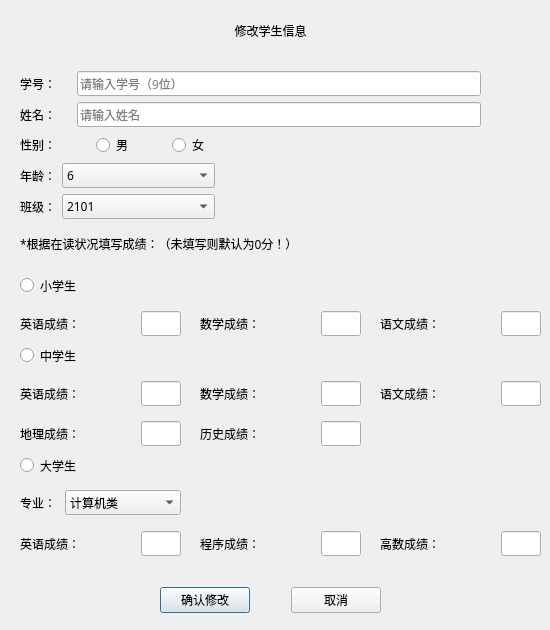
<?xml version="1.0" encoding="UTF-8"?>
<ui version="4.0">
 <class>changestu</class>
 <widget class="QDialog" name="changestu">
  <property name="geometry">
   <rect>
    <x>0</x>
    <y>0</y>
    <width>550</width>
    <height>630</height>
   </rect>
  </property>
  <property name="minimumSize">
   <size>
    <width>550</width>
    <height>630</height>
   </size>
  </property>
  <property name="maximumSize">
   <size>
    <width>550</width>
    <height>630</height>
   </size>
  </property>
  <property name="font">
   <font>
    <family>Adobe 黑体 Std R</family>
   </font>
  </property>
  <property name="windowTitle">
   <string>Dialog</string>
  </property>
  <property name="styleSheet">
   <string notr="true">background-image: url(:/images/纯色.gif);</string>
  </property>
  <widget class="QLabel" name="label_8">
   <property name="geometry">
    <rect>
     <x>20</x>
     <y>10</y>
     <width>501</width>
     <height>41</height>
    </rect>
   </property>
   <property name="styleSheet">
    <string notr="true">font: 16pt &quot;黑体&quot;;</string>
   </property>
   <property name="text">
    <string>修改学生信息</string>
   </property>
   <property name="alignment">
    <set>Qt::AlignCenter</set>
   </property>
  </widget>
  <widget class="QWidget" name="layoutWidget_5">
   <property name="geometry">
    <rect>
     <x>380</x>
     <y>310</y>
     <width>161</width>
     <height>27</height>
    </rect>
   </property>
   <layout class="QHBoxLayout" name="horizontalLayout_12" stretch="3,1">
    <item>
     <widget class="QLabel" name="label_14">
      <property name="styleSheet">
       <string notr="true">font: 10pt &quot;Agency FB&quot;;</string>
      </property>
      <property name="text">
       <string>语文成绩：</string>
      </property>
     </widget>
    </item>
    <item>
     <widget class="QLineEdit" name="stus_Cmark">
      <property name="styleSheet">
       <string notr="true">font: 10pt &quot;Agency FB&quot;;</string>
      </property>
      <property name="maxLength">
       <number>3</number>
      </property>
     </widget>
    </item>
   </layout>
  </widget>
  <widget class="QWidget" name="layoutWidget_11">
   <property name="geometry">
    <rect>
     <x>20</x>
     <y>420</y>
     <width>161</width>
     <height>27</height>
    </rect>
   </property>
   <layout class="QHBoxLayout" name="horizontalLayout_18" stretch="3,1">
    <item>
     <widget class="QLabel" name="label_20">
      <property name="styleSheet">
       <string notr="true">font: 10pt &quot;Agency FB&quot;;</string>
      </property>
      <property name="text">
       <string>地理成绩：</string>
      </property>
     </widget>
    </item>
    <item>
     <widget class="QLineEdit" name="stum_Gmark">
      <property name="styleSheet">
       <string notr="true">font: 10pt &quot;Agency FB&quot;;</string>
      </property>
      <property name="maxLength">
       <number>3</number>
      </property>
     </widget>
    </item>
   </layout>
  </widget>
  <widget class="QWidget" name="layoutWidget_7">
   <property name="geometry">
    <rect>
     <x>20</x>
     <y>380</y>
     <width>161</width>
     <height>27</height>
    </rect>
   </property>
   <layout class="QHBoxLayout" name="horizontalLayout_14" stretch="3,1">
    <item>
     <widget class="QLabel" name="label_16">
      <property name="styleSheet">
       <string notr="true">font: 10pt &quot;Agency FB&quot;;</string>
      </property>
      <property name="text">
       <string>英语成绩：</string>
      </property>
     </widget>
    </item>
    <item>
     <widget class="QLineEdit" name="stum_Emark">
      <property name="styleSheet">
       <string notr="true">font: 10pt &quot;Agency FB&quot;;</string>
      </property>
      <property name="maxLength">
       <number>3</number>
      </property>
     </widget>
    </item>
   </layout>
  </widget>
  <widget class="QWidget" name="layoutWidget_6">
   <property name="geometry">
    <rect>
     <x>200</x>
     <y>310</y>
     <width>161</width>
     <height>27</height>
    </rect>
   </property>
   <layout class="QHBoxLayout" name="horizontalLayout_13" stretch="3,1">
    <item>
     <widget class="QLabel" name="label_15">
      <property name="styleSheet">
       <string notr="true">font: 10pt &quot;Agency FB&quot;;</string>
      </property>
      <property name="text">
       <string>数学成绩：</string>
      </property>
     </widget>
    </item>
    <item>
     <widget class="QLineEdit" name="stus_Mmark">
      <property name="styleSheet">
       <string notr="true">font: 10pt &quot;Agency FB&quot;;</string>
      </property>
      <property name="maxLength">
       <number>3</number>
      </property>
     </widget>
    </item>
   </layout>
  </widget>
  <widget class="QWidget" name="layoutWidget_2">
   <property name="geometry">
    <rect>
     <x>20</x>
     <y>310</y>
     <width>161</width>
     <height>27</height>
    </rect>
   </property>
   <layout class="QHBoxLayout" name="horizontalLayout_8" stretch="3,1">
    <item>
     <widget class="QLabel" name="label_10">
      <property name="styleSheet">
       <string notr="true">font: 10pt &quot;Agency FB&quot;;</string>
      </property>
      <property name="text">
       <string>英语成绩：</string>
      </property>
     </widget>
    </item>
    <item>
     <widget class="QLineEdit" name="stus_Emark">
      <property name="styleSheet">
       <string notr="true">font: 10pt &quot;Agency FB&quot;;</string>
      </property>
      <property name="maxLength">
       <number>3</number>
      </property>
     </widget>
    </item>
   </layout>
  </widget>
  <widget class="QWidget" name="layoutWidget_8">
   <property name="geometry">
    <rect>
     <x>200</x>
     <y>380</y>
     <width>161</width>
     <height>27</height>
    </rect>
   </property>
   <layout class="QHBoxLayout" name="horizontalLayout_15" stretch="3,1">
    <item>
     <widget class="QLabel" name="label_17">
      <property name="styleSheet">
       <string notr="true">font: 10pt &quot;Agency FB&quot;;</string>
      </property>
      <property name="text">
       <string>数学成绩：</string>
      </property>
     </widget>
    </item>
    <item>
     <widget class="QLineEdit" name="stum_Mmark">
      <property name="styleSheet">
       <string notr="true">font: 10pt &quot;Agency FB&quot;;</string>
      </property>
      <property name="maxLength">
       <number>3</number>
      </property>
     </widget>
    </item>
   </layout>
  </widget>
  <widget class="QWidget" name="layoutWidget">
   <property name="geometry">
    <rect>
     <x>20</x>
     <y>530</y>
     <width>161</width>
     <height>27</height>
    </rect>
   </property>
   <layout class="QHBoxLayout" name="horizontalLayout_7" stretch="3,1">
    <item>
     <widget class="QLabel" name="label_9">
      <property name="styleSheet">
       <string notr="true">font: 10pt &quot;Agency FB&quot;;</string>
      </property>
      <property name="text">
       <string>英语成绩：</string>
      </property>
     </widget>
    </item>
    <item>
     <widget class="QLineEdit" name="stul_Emark">
      <property name="styleSheet">
       <string notr="true">font: 10pt &quot;Agency FB&quot;;</string>
      </property>
      <property name="maxLength">
       <number>3</number>
      </property>
     </widget>
    </item>
   </layout>
  </widget>
  <widget class="QWidget" name="layoutWidget_9">
   <property name="geometry">
    <rect>
     <x>380</x>
     <y>380</y>
     <width>161</width>
     <height>27</height>
    </rect>
   </property>
   <layout class="QHBoxLayout" name="horizontalLayout_16" stretch="3,1">
    <item>
     <widget class="QLabel" name="label_18">
      <property name="styleSheet">
       <string notr="true">font: 10pt &quot;Agency FB&quot;;</string>
      </property>
      <property name="text">
       <string>语文成绩：</string>
      </property>
     </widget>
    </item>
    <item>
     <widget class="QLineEdit" name="stum_Cmark">
      <property name="styleSheet">
       <string notr="true">font: 10pt &quot;Agency FB&quot;;</string>
      </property>
      <property name="maxLength">
       <number>3</number>
      </property>
     </widget>
    </item>
   </layout>
  </widget>
  <widget class="QWidget" name="layoutWidget_3">
   <property name="geometry">
    <rect>
     <x>20</x>
     <y>490</y>
     <width>471</width>
     <height>26</height>
    </rect>
   </property>
   <property name="styleSheet">
    <string notr="true">font: 10pt &quot;Agency FB&quot;;</string>
   </property>
   <layout class="QHBoxLayout" name="horizontalLayout_6" stretch="1,3,8">
    <item>
     <widget class="QLabel" name="label_7">
      <property name="styleSheet">
       <string notr="true">font: 10pt &quot;Agency FB&quot;;</string>
      </property>
      <property name="text">
       <string>专业：</string>
      </property>
     </widget>
    </item>
    <item>
     <widget class="QComboBox" name="major">
      <property name="styleSheet">
       <string notr="true">font: 10pt &quot;Agency FB&quot;;</string>
      </property>
      <item>
       <property name="text">
        <string>计算机类</string>
       </property>
      </item>
      <item>
       <property name="text">
        <string>机械类</string>
       </property>
      </item>
      <item>
       <property name="text">
        <string>自动化类</string>
       </property>
      </item>
      <item>
       <property name="text">
        <string>电子信息类</string>
       </property>
      </item>
      <item>
       <property name="text">
        <string>经济学类</string>
       </property>
      </item>
     </widget>
    </item>
    <item>
     <spacer name="horizontalSpacer_6">
      <property name="orientation">
       <enum>Qt::Horizontal</enum>
      </property>
      <property name="sizeHint" stdset="0">
       <size>
        <width>40</width>
        <height>20</height>
       </size>
      </property>
     </spacer>
    </item>
   </layout>
  </widget>
  <widget class="QWidget" name="layoutWidget_4">
   <property name="geometry">
    <rect>
     <x>20</x>
     <y>71</y>
     <width>501</width>
     <height>191</height>
    </rect>
   </property>
   <layout class="QVBoxLayout" name="verticalLayout">
    <item>
     <layout class="QHBoxLayout" name="horizontalLayout" stretch="1,8,0">
      <item>
       <widget class="QLabel" name="label">
        <property name="styleSheet">
         <string notr="true">font: 10pt &quot;Agency FB&quot;;</string>
        </property>
        <property name="text">
         <string>学号：</string>
        </property>
       </widget>
      </item>
      <item>
       <widget class="QLineEdit" name="lid">
        <property name="styleSheet">
         <string notr="true">font: 10pt &quot;Agency FB&quot;;</string>
        </property>
        <property name="maxLength">
         <number>11</number>
        </property>
        <property name="echoMode">
         <enum>QLineEdit::Normal</enum>
        </property>
        <property name="placeholderText">
         <string>请输入学号（9位）</string>
        </property>
        <property name="clearButtonEnabled">
         <bool>true</bool>
        </property>
       </widget>
      </item>
      <item>
       <spacer name="horizontalSpacer_5">
        <property name="orientation">
         <enum>Qt::Horizontal</enum>
        </property>
        <property name="sizeHint" stdset="0">
         <size>
          <width>40</width>
          <height>20</height>
         </size>
        </property>
       </spacer>
      </item>
     </layout>
    </item>
    <item>
     <layout class="QHBoxLayout" name="horizontalLayout_2" stretch="1,8,0">
      <item>
       <widget class="QLabel" name="label_2">
        <property name="styleSheet">
         <string notr="true">font: 10pt &quot;Agency FB&quot;;</string>
        </property>
        <property name="text">
         <string>姓名：</string>
        </property>
       </widget>
      </item>
      <item>
       <widget class="QLineEdit" name="lname">
        <property name="styleSheet">
         <string notr="true">font: 10pt &quot;Agency FB&quot;;</string>
        </property>
        <property name="maxLength">
         <number>5</number>
        </property>
        <property name="placeholderText">
         <string>请输入姓名</string>
        </property>
        <property name="clearButtonEnabled">
         <bool>true</bool>
        </property>
       </widget>
      </item>
      <item>
       <spacer name="horizontalSpacer_7">
        <property name="orientation">
         <enum>Qt::Horizontal</enum>
        </property>
        <property name="sizeHint" stdset="0">
         <size>
          <width>40</width>
          <height>20</height>
         </size>
        </property>
       </spacer>
      </item>
     </layout>
    </item>
    <item>
     <layout class="QHBoxLayout" name="horizontalLayout_3" stretch="1,1,1,4">
      <item>
       <widget class="QLabel" name="label_3">
        <property name="styleSheet">
         <string notr="true">font: 10pt &quot;Agency FB&quot;;</string>
        </property>
        <property name="text">
         <string>性别：</string>
        </property>
       </widget>
      </item>
      <item>
       <widget class="QRadioButton" name="male">
        <property name="styleSheet">
         <string notr="true">font: 10pt &quot;Agency FB&quot;;</string>
        </property>
        <property name="text">
         <string>男</string>
        </property>
        <property name="checkable">
         <bool>true</bool>
        </property>
        <property name="checked">
         <bool>false</bool>
        </property>
       </widget>
      </item>
      <item>
       <widget class="QRadioButton" name="female">
        <property name="styleSheet">
         <string notr="true">font: 10pt &quot;Agency FB&quot;;</string>
        </property>
        <property name="text">
         <string>女</string>
        </property>
       </widget>
      </item>
      <item>
       <spacer name="horizontalSpacer_3">
        <property name="orientation">
         <enum>Qt::Horizontal</enum>
        </property>
        <property name="sizeHint" stdset="0">
         <size>
          <width>40</width>
          <height>20</height>
         </size>
        </property>
       </spacer>
      </item>
     </layout>
    </item>
    <item>
     <layout class="QHBoxLayout" name="horizontalLayout_4" stretch="1,6,12">
      <item>
       <widget class="QLabel" name="label_4">
        <property name="styleSheet">
         <string notr="true">font: 10pt &quot;Agency FB&quot;;</string>
        </property>
        <property name="text">
         <string>年龄：</string>
        </property>
       </widget>
      </item>
      <item>
       <widget class="QComboBox" name="lage">
        <item>
         <property name="text">
          <string>6</string>
         </property>
        </item>
        <item>
         <property name="text">
          <string>7</string>
         </property>
        </item>
        <item>
         <property name="text">
          <string>8</string>
         </property>
        </item>
        <item>
         <property name="text">
          <string>9</string>
         </property>
        </item>
        <item>
         <property name="text">
          <string>10</string>
         </property>
        </item>
        <item>
         <property name="text">
          <string>11</string>
         </property>
        </item>
        <item>
         <property name="text">
          <string>12</string>
         </property>
        </item>
        <item>
         <property name="text">
          <string>13</string>
         </property>
        </item>
        <item>
         <property name="text">
          <string>14</string>
         </property>
        </item>
        <item>
         <property name="text">
          <string>15</string>
         </property>
        </item>
        <item>
         <property name="text">
          <string>16</string>
         </property>
        </item>
        <item>
         <property name="text">
          <string>17</string>
         </property>
        </item>
        <item>
         <property name="text">
          <string>18</string>
         </property>
        </item>
        <item>
         <property name="text">
          <string>19</string>
         </property>
        </item>
        <item>
         <property name="text">
          <string>20</string>
         </property>
        </item>
        <item>
         <property name="text">
          <string>21</string>
         </property>
        </item>
        <item>
         <property name="text">
          <string>22</string>
         </property>
        </item>
        <item>
         <property name="text">
          <string>23</string>
         </property>
        </item>
        <item>
         <property name="text">
          <string>24</string>
         </property>
        </item>
       </widget>
      </item>
      <item>
       <spacer name="horizontalSpacer">
        <property name="styleSheet">
         <string notr="true">font: 10pt &quot;Agency FB&quot;;</string>
        </property>
        <property name="orientation">
         <enum>Qt::Horizontal</enum>
        </property>
        <property name="sizeHint" stdset="0">
         <size>
          <width>40</width>
          <height>20</height>
         </size>
        </property>
       </spacer>
      </item>
     </layout>
    </item>
    <item>
     <layout class="QHBoxLayout" name="horizontalLayout_5" stretch="1,6,12">
      <item>
       <widget class="QLabel" name="label_5">
        <property name="styleSheet">
         <string notr="true">font: 10pt &quot;Agency FB&quot;;</string>
        </property>
        <property name="text">
         <string>班级：</string>
        </property>
       </widget>
      </item>
      <item>
       <widget class="QComboBox" name="lstuclass">
        <item>
         <property name="text">
          <string>2101</string>
         </property>
        </item>
        <item>
         <property name="text">
          <string>2102</string>
         </property>
        </item>
        <item>
         <property name="text">
          <string>2103</string>
         </property>
        </item>
        <item>
         <property name="text">
          <string>2001</string>
         </property>
        </item>
        <item>
         <property name="text">
          <string>2002</string>
         </property>
        </item>
        <item>
         <property name="text">
          <string>1901</string>
         </property>
        </item>
       </widget>
      </item>
      <item>
       <spacer name="horizontalSpacer_2">
        <property name="styleSheet">
         <string notr="true">font: 10pt &quot;Agency FB&quot;;</string>
        </property>
        <property name="orientation">
         <enum>Qt::Horizontal</enum>
        </property>
        <property name="sizeHint" stdset="0">
         <size>
          <width>40</width>
          <height>20</height>
         </size>
        </property>
       </spacer>
      </item>
     </layout>
    </item>
    <item>
     <widget class="QLabel" name="label_6">
      <property name="styleSheet">
       <string notr="true">font: 10pt &quot;Agency FB&quot;;</string>
      </property>
      <property name="text">
       <string>*根据在读状况填写成绩：（未填写则默认为0分！）</string>
      </property>
     </widget>
    </item>
   </layout>
  </widget>
  <widget class="QRadioButton" name="stum">
   <property name="geometry">
    <rect>
     <x>20</x>
     <y>340</y>
     <width>471</width>
     <height>31</height>
    </rect>
   </property>
   <property name="styleSheet">
    <string notr="true">font: 10pt &quot;Agency FB&quot;;</string>
   </property>
   <property name="text">
    <string>中学生</string>
   </property>
   <attribute name="buttonGroup">
    <string notr="true">buttonGroup</string>
   </attribute>
  </widget>
  <widget class="QWidget" name="layoutWidget_10">
   <property name="geometry">
    <rect>
     <x>160</x>
     <y>580</y>
     <width>221</width>
     <height>41</height>
    </rect>
   </property>
   <layout class="QHBoxLayout" name="horizontalLayout_17" stretch="5,2,5">
    <item>
     <widget class="QPushButton" name="btnok">
      <property name="text">
       <string>确认修改</string>
      </property>
     </widget>
    </item>
    <item>
     <spacer name="horizontalSpacer_4">
      <property name="orientation">
       <enum>Qt::Horizontal</enum>
      </property>
      <property name="sizeHint" stdset="0">
       <size>
        <width>40</width>
        <height>20</height>
       </size>
      </property>
     </spacer>
    </item>
    <item>
     <widget class="QPushButton" name="btncancel">
      <property name="text">
       <string>取消</string>
      </property>
     </widget>
    </item>
   </layout>
  </widget>
  <widget class="QWidget" name="layoutWidget_12">
   <property name="geometry">
    <rect>
     <x>200</x>
     <y>420</y>
     <width>161</width>
     <height>27</height>
    </rect>
   </property>
   <layout class="QHBoxLayout" name="horizontalLayout_19" stretch="3,1">
    <item>
     <widget class="QLabel" name="label_21">
      <property name="styleSheet">
       <string notr="true">font: 10pt &quot;Agency FB&quot;;</string>
      </property>
      <property name="text">
       <string>历史成绩：</string>
      </property>
     </widget>
    </item>
    <item>
     <widget class="QLineEdit" name="stum_Hmark">
      <property name="styleSheet">
       <string notr="true">font: 10pt &quot;Agency FB&quot;;</string>
      </property>
      <property name="maxLength">
       <number>3</number>
      </property>
     </widget>
    </item>
   </layout>
  </widget>
  <widget class="QRadioButton" name="stul">
   <property name="geometry">
    <rect>
     <x>20</x>
     <y>450</y>
     <width>471</width>
     <height>31</height>
    </rect>
   </property>
   <property name="styleSheet">
    <string notr="true">font: 10pt &quot;Agency FB&quot;;</string>
   </property>
   <property name="text">
    <string>大学生</string>
   </property>
   <attribute name="buttonGroup">
    <string notr="true">buttonGroup</string>
   </attribute>
  </widget>
  <widget class="QWidget" name="layoutWidget_13">
   <property name="geometry">
    <rect>
     <x>200</x>
     <y>530</y>
     <width>161</width>
     <height>27</height>
    </rect>
   </property>
   <layout class="QHBoxLayout" name="horizontalLayout_11" stretch="3,1">
    <item>
     <widget class="QLabel" name="label_13">
      <property name="styleSheet">
       <string notr="true">font: 10pt &quot;Agency FB&quot;;</string>
      </property>
      <property name="text">
       <string>程序成绩：</string>
      </property>
     </widget>
    </item>
    <item>
     <widget class="QLineEdit" name="stul_Pmark">
      <property name="styleSheet">
       <string notr="true">font: 10pt &quot;Agency FB&quot;;</string>
      </property>
      <property name="maxLength">
       <number>3</number>
      </property>
     </widget>
    </item>
   </layout>
  </widget>
  <widget class="QRadioButton" name="stus">
   <property name="geometry">
    <rect>
     <x>20</x>
     <y>270</y>
     <width>471</width>
     <height>31</height>
    </rect>
   </property>
   <property name="styleSheet">
    <string notr="true">font: 10pt &quot;Agency FB&quot;;</string>
   </property>
   <property name="text">
    <string>小学生</string>
   </property>
   <attribute name="buttonGroup">
    <string notr="true">buttonGroup</string>
   </attribute>
  </widget>
  <widget class="QWidget" name="layoutWidget_14">
   <property name="geometry">
    <rect>
     <x>380</x>
     <y>530</y>
     <width>161</width>
     <height>27</height>
    </rect>
   </property>
   <layout class="QHBoxLayout" name="horizontalLayout_10" stretch="3,1">
    <item>
     <widget class="QLabel" name="label_12">
      <property name="styleSheet">
       <string notr="true">font: 10pt &quot;Agency FB&quot;;</string>
      </property>
      <property name="text">
       <string>高数成绩：</string>
      </property>
     </widget>
    </item>
    <item>
     <widget class="QLineEdit" name="stul_Mmark">
      <property name="styleSheet">
       <string notr="true">font: 10pt &quot;Agency FB&quot;;</string>
      </property>
      <property name="maxLength">
       <number>3</number>
      </property>
     </widget>
    </item>
   </layout>
  </widget>
 </widget>
 <tabstops>
  <tabstop>lid</tabstop>
  <tabstop>lname</tabstop>
  <tabstop>male</tabstop>
  <tabstop>female</tabstop>
  <tabstop>lage</tabstop>
  <tabstop>lstuclass</tabstop>
  <tabstop>stus</tabstop>
  <tabstop>stus_Emark</tabstop>
  <tabstop>stus_Mmark</tabstop>
  <tabstop>stus_Cmark</tabstop>
  <tabstop>stum</tabstop>
  <tabstop>stum_Emark</tabstop>
  <tabstop>stum_Mmark</tabstop>
  <tabstop>stum_Cmark</tabstop>
  <tabstop>stum_Gmark</tabstop>
  <tabstop>stum_Hmark</tabstop>
  <tabstop>stul</tabstop>
  <tabstop>major</tabstop>
  <tabstop>stul_Emark</tabstop>
  <tabstop>stul_Pmark</tabstop>
  <tabstop>stul_Mmark</tabstop>
  <tabstop>btnok</tabstop>
  <tabstop>btncancel</tabstop>
 </tabstops>
 <resources/>
 <connections/>
 <buttongroups>
  <buttongroup name="buttonGroup"/>
 </buttongroups>
</ui>
